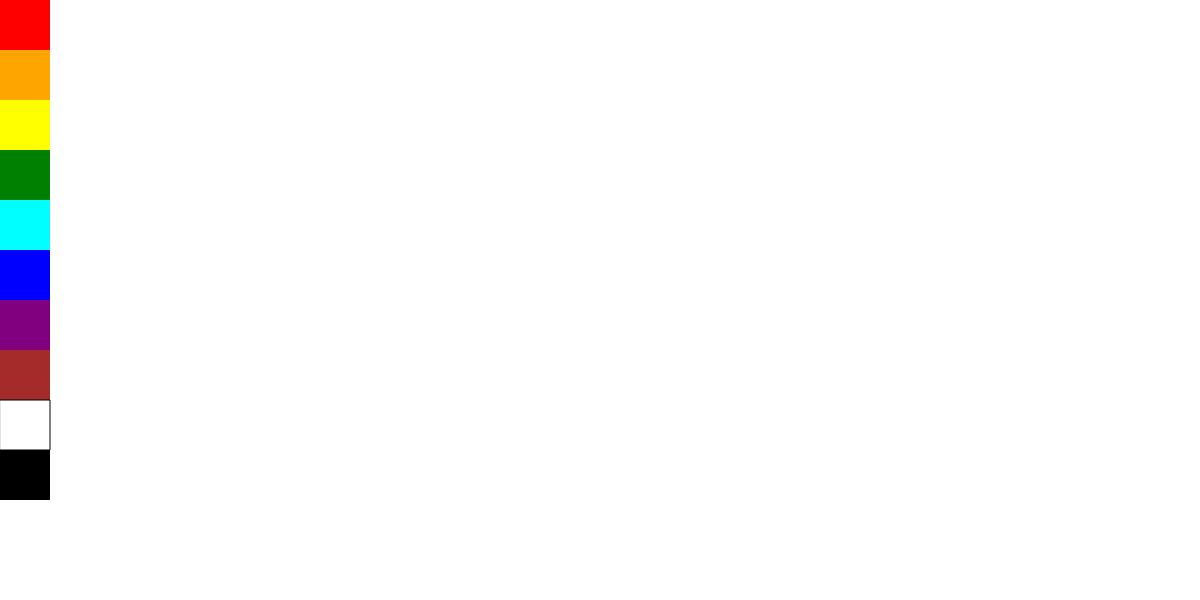
Frame 1 (no input)
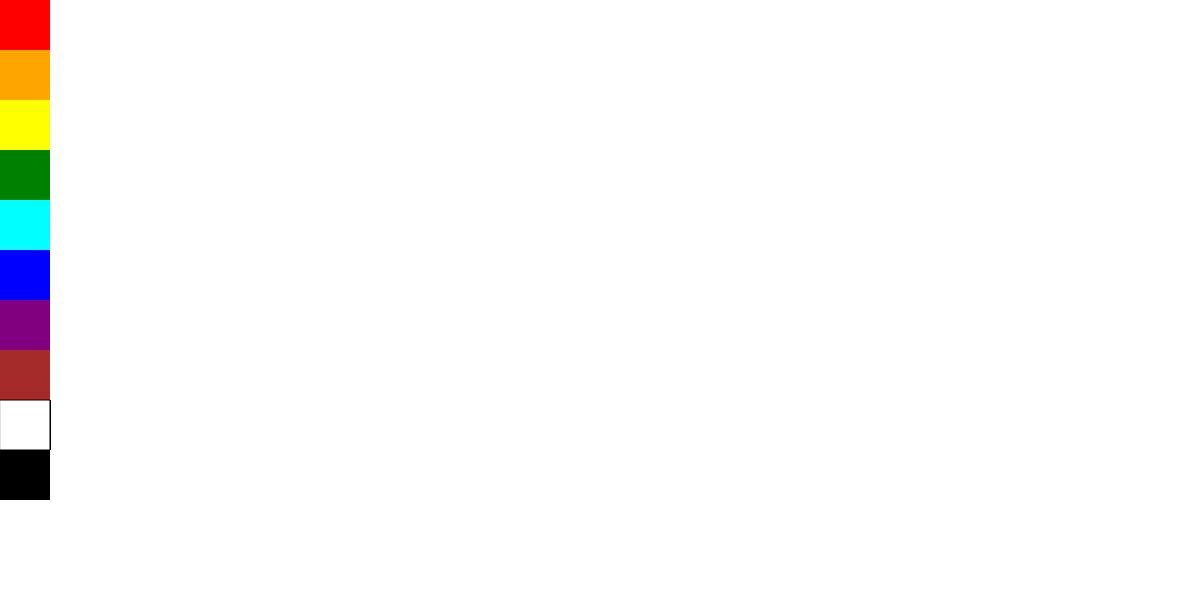
Frame 60 (no input)
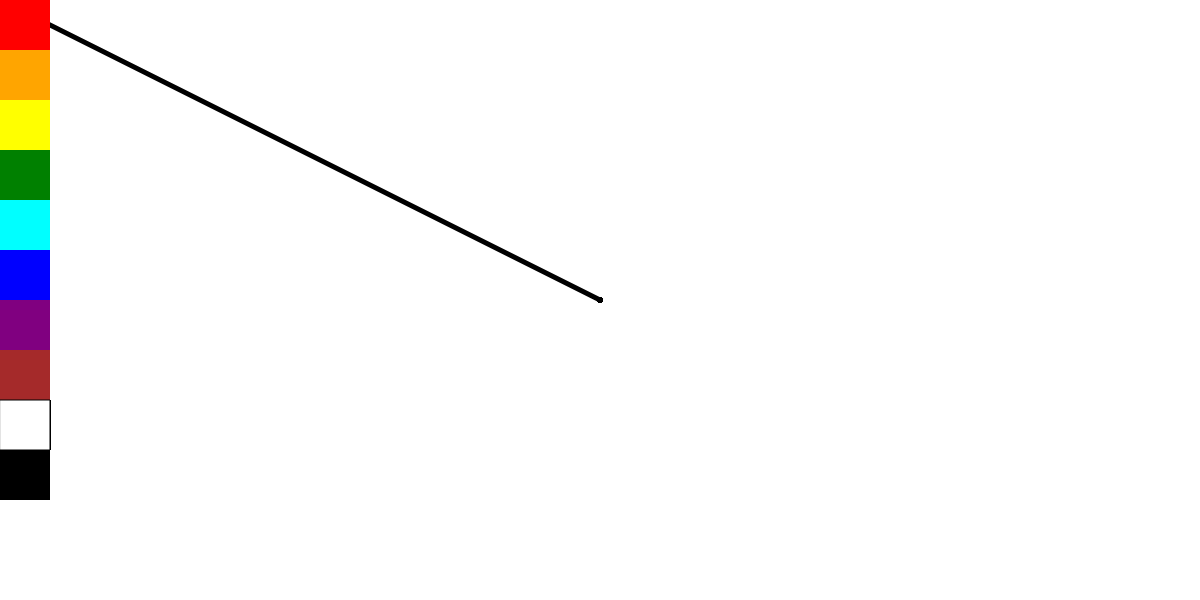
Frame 120 (the mouse pressed at the canvas centre since frame 60)

The p5.js sketch that drew these frames (run headless with seeded random() and noise() and a simulated clock; from frame 60 on, the mouse is pressed at the canvas centre):

// p5.js sketch
// ── sketch.js

let currentColor;
let red, orange, yellow, green, cyan, blue, purple, brown, white, black;

function setup() {
  createCanvas(1200, 600);
  background(255);

currentColor = "black";
red = new ColorBox(0,"red");
orange = new ColorBox(50,"orange");
yellow = new ColorBox(100,"yellow");
green = new ColorBox(150,"green");
cyan = new ColorBox(200,"cyan");
blue = new ColorBox(250,"blue");
purple = new ColorBox(300,"purple");
brown = new ColorBox(350,"brown");
white = new ColorBox(400,"white");
black = new ColorBox(450,"black");
}

function draw()  {

if(mouseIsPressed){
  if(mouseX >51){
    drawing();

}
}

red.appear();
orange.appear();
yellow.appear();
green.appear();
cyan.appear();
blue.appear();
purple.appear();
brown.appear();
white.appear();
black.appear();

}

class ColorBox {
constructor(y, color){
this.x= 0;
this.y=y;
this.w=50;
this.h=50;
this.color = color;
}

appear(){
  push();

  if(this.color !== "white"){
    noStroke();
  }
  fill(this.color);
  rect(this.x,this.y,this.w,this.h);
  pop();
}
onMousePressed() {
    if (mouseX < 50) {
      if (mouseY > this.y && mouseY < this.y + this.h) {
        currentColor = this.color;
      }
    }
  }
}


function mousePressed() {
red.onMousePressed();
orange.onMousePressed();
yellow.onMousePressed();
green.onMousePressed();
cyan.onMousePressed();
blue.onMousePressed();
purple.onMousePressed();
brown.onMousePressed();
white.onMousePressed();
black.onMousePressed();
}


function drawing(){
  push();
stroke(currentColor);
strokeWeight(5);
line(pmouseX,pmouseY,mouseX,mouseY);
pop();
}
